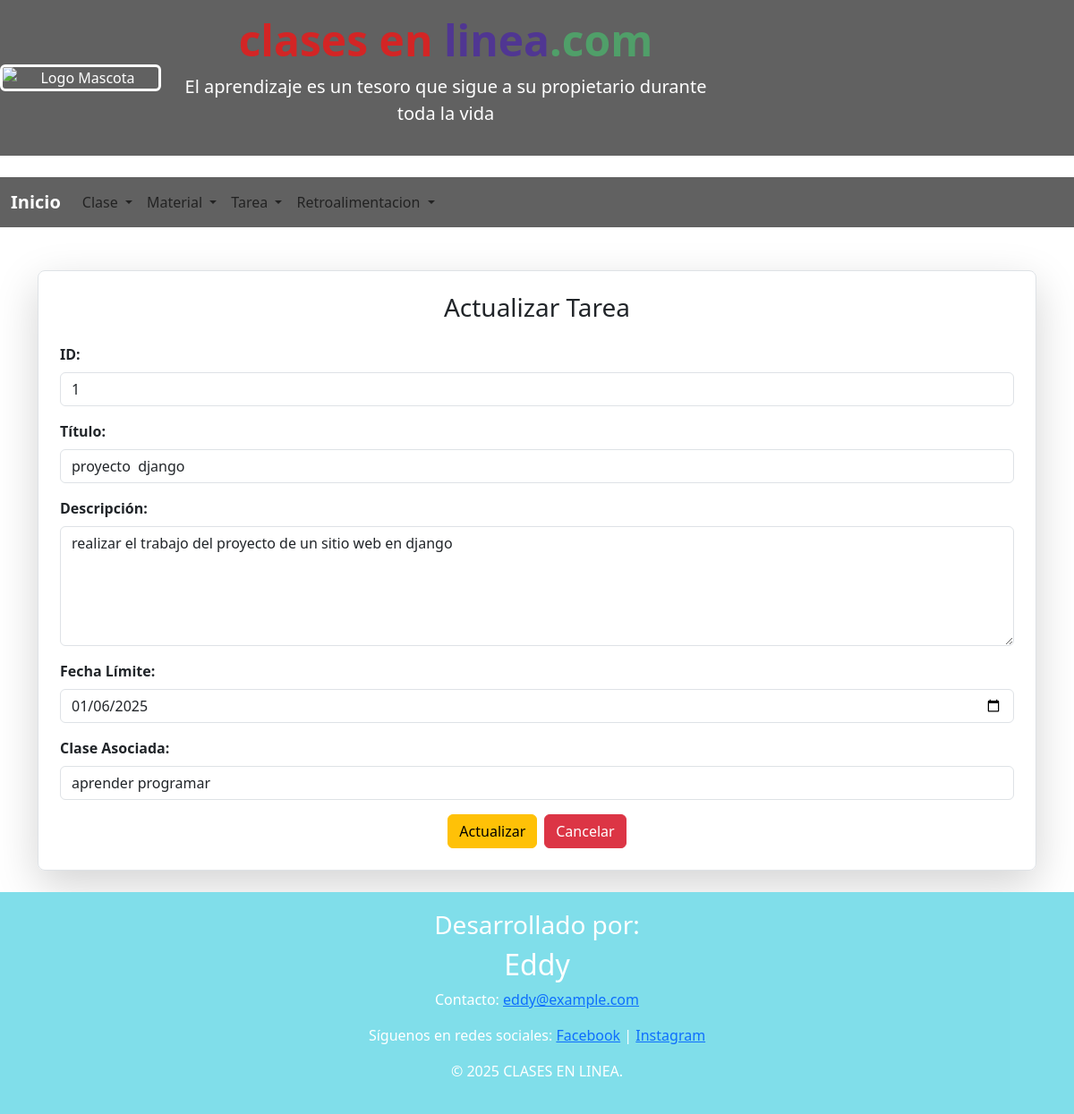
The page /editarTarea/1 on the database its author committed.
### aplicacion/clase/models.py (models this page shows, shortened)
class Tarea(models.Model):
    id = models.AutoField(primary_key=True)
    clase = models.ForeignKey(Clase, on_delete=models.CASCADE, related_name='tareas')
    titulo = models.CharField(max_length=200)
    descripcion = models.TextField()
    fecha_limite = models.DateField()

class Clase(models.Model):
    id = models.AutoField(primary_key=True)
    titulo = models.CharField(max_length=200)
    descripcion = models.TextField()
    video_url = models.URLField()
    creado_en = models.DateTimeField(auto_now_add=True)

### aplicacion/clase/views.py (the view)
# urls.py: path('editarTarea/<tarea_id>', views.editarTarea),  # Editar reporte
def editarTarea(request, tarea_id):
    tareaEditar = Tarea.objects.get(id=tarea_id)
    clases = Clase.objects.all()  # Obtener todas las clases
    return render(request, 'editarTarea.html', {'tarea': tareaEditar, 'clases': clases})

### aplicacion/clase/templates/editarTarea.html (shortened to what this page needs)
{% extends "./plantilla.html" %}
{% block contenido %}
<div class="container mt-5">
    <div class="border p-4 rounded-3 shadow-lg">
        <h3 class="mb-4 text-center">Actualizar Tarea</h3>
        <form action="/procesarEdicionTarea/" id="frm_editar_tarea" method="post">
            <div class="mb-3">
                <label for="id" class="form-label"><b>ID:</b></label>
                <input type="text" class="form-control" id="id" value="{{ tarea.id }}" readonly>
            </div>
            <div class="mb-3">
                <label for="titulo" class="form-label"><b>Título:</b></label>
                <input type="text" name="titulo" id="titulo" class="form-control" value="{{ tarea.titulo }}" required>
            </div>
            <div class="mb-3">
                <label for="descripcion" class="form-label"><b>Descripción:</b></label>
                <textarea name="descripcion" id="descripcion" class="form-control" rows="5" required>{{ tarea.descripcion }}</textarea>
            </div>
            <div class="mb-3">
                <label for="fecha_limite" class="form-label"><b>Fecha Límite:</b></label>
                <input type="date" name="fecha_limite" id="fecha_limite" class="form-control" value="{{ tarea.fecha_limite|date:'Y-m-d' }}" required>
            </div>
            <div class="mb-3">
                <label for="clase" class="form-label"><b>Clase Asociada:</b></label>
                <select name="clase" id="clase" class="form-control" required>
                    {% for clase in clases %}
                        <option value="{{ clase.id }}" {% if tarea.clase.id == clase.id %}selected{% endif %}>{{ clase.titulo }}</option>
                    {% endfor %}
                </select>
            </div>
            <div class="d-flex justify-content-center">
                <button type="submit" class="btn btn-warning me-2">Actualizar</button>
                <a href="/listadoTarea/" class="btn btn-danger">Cancelar</a>
            </div>
        </form>
    </div>
</div>
{% endblock %}

### rows shown on the page
Tarea: id "1", titulo "proyecto django", descripcion "realizar el trabajo del proyecto de un sitio web en django", fecha_limite "01/06/2025", clase "aprender programar"
